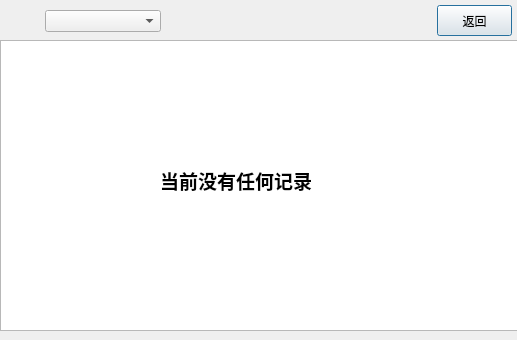
<?xml version="1.0" encoding="UTF-8"?>
<ui version="4.0">
 <class>Score</class>
 <widget class="QDialog" name="Score">
  <property name="geometry">
   <rect>
    <x>0</x>
    <y>0</y>
    <width>517</width>
    <height>340</height>
   </rect>
  </property>
  <property name="windowTitle">
   <string>Dialog</string>
  </property>
  <widget class="QTableView" name="tableView">
   <property name="geometry">
    <rect>
     <x>0</x>
     <y>40</y>
     <width>521</width>
     <height>291</height>
    </rect>
   </property>
  </widget>
  <widget class="QLabel" name="label_2">
   <property name="geometry">
    <rect>
     <x>160</x>
     <y>160</y>
     <width>221</width>
     <height>41</height>
    </rect>
   </property>
   <property name="font">
    <font>
     <family>微软雅黑</family>
     <pointsize>14</pointsize>
     <weight>75</weight>
     <bold>true</bold>
    </font>
   </property>
   <property name="text">
    <string>当前没有任何记录</string>
   </property>
  </widget>
  <widget class="QWidget" name="layoutWidget">
   <property name="geometry">
    <rect>
     <x>10</x>
     <y>10</y>
     <width>151</width>
     <height>22</height>
    </rect>
   </property>
   <layout class="QHBoxLayout" name="horizontalLayout" stretch="2,8">
    <item>
     <widget class="QLabel" name="label">
      <property name="font">
       <font>
        <family>微软雅黑</family>
        <pointsize>10</pointsize>
       </font>
      </property>
      <property name="text">
       <string/>
      </property>
     </widget>
    </item>
    <item>
     <widget class="QComboBox" name="comboBox"/>
    </item>
   </layout>
  </widget>
  <widget class="QPushButton" name="pushButton">
   <property name="geometry">
    <rect>
     <x>437</x>
     <y>5</y>
     <width>75</width>
     <height>31</height>
    </rect>
   </property>
   <property name="text">
    <string>返回</string>
   </property>
  </widget>
 </widget>
 <resources/>
 <connections/>
</ui>
